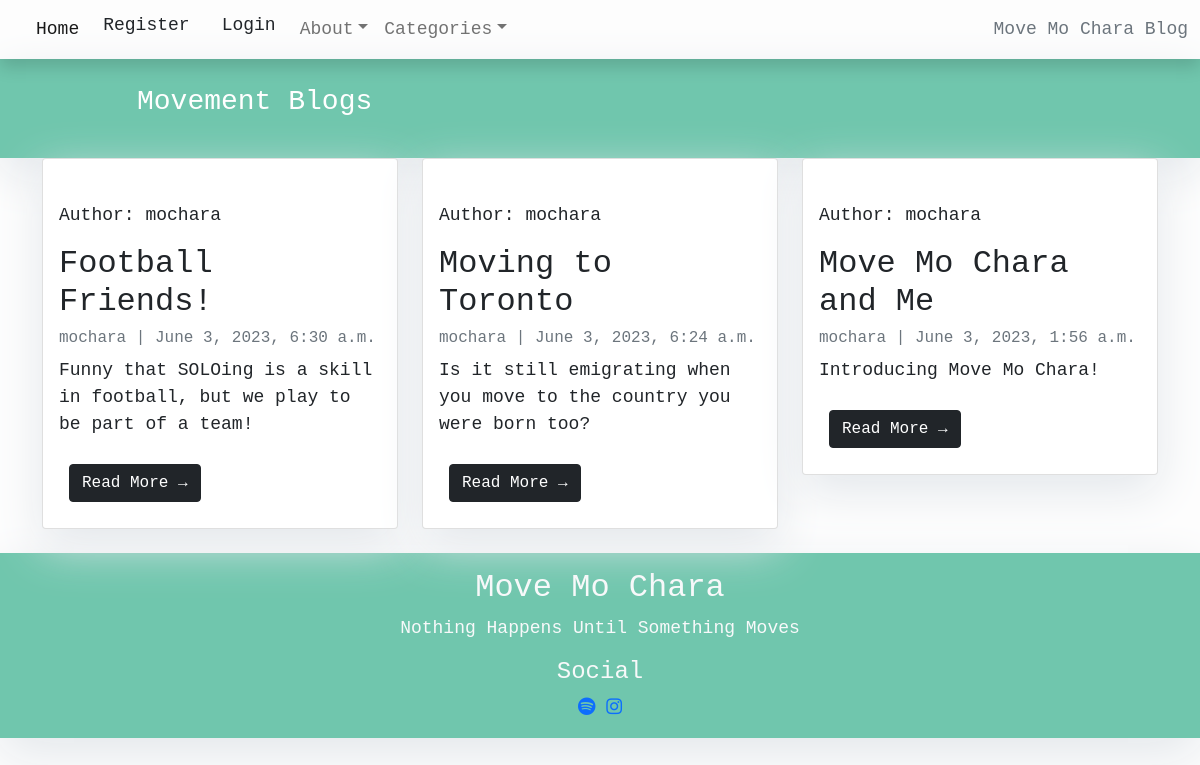
/category/movement, run on the app's committed database.
### blog/models.py (models this page shows, shortened)
class Category(models.Model):
    name = models.CharField(max_length=200)

class Post(models.Model):
    title = models.CharField(max_length=200, unique=True)
    slug = models.SlugField(max_length=200, unique=True)
    author = models.ForeignKey(
        User, on_delete=models.CASCADE, related_name="blog_posts"
    )
    category = models.ForeignKey(Category, on_delete=models.PROTECT, default=1)
    featured_image = CloudinaryField('image', default='placeholder')
    excerpt = models.TextField(blank=True)
    updated_on = models.DateTimeField(auto_now=True)
    content = models.TextField()
    created_on = models.DateTimeField(auto_now_add=True)
    status = models.IntegerField(choices=STATUS, default=0)
    likes = models.ManyToManyField(
        User, related_name='blogpost_like', blank=True)
    class Meta:
        ordering = ["-created_on"]

### blog/views.py (the view)
# urls.py: path('category/<category>', views.CatListView.as_view(), name='cats'),
class CatListView(generic.ListView):
    template_name = 'category.html'
    context_object_name = 'catlist'
    def get_queryset(self):
        content = {'cat': self.kwargs['category'],
                   'posts': Post.objects.filter(category__name=self.kwargs
                   ['category'
                   ]).filter(status=1)}
        return content

### blog/views.py (called while the page is built)
def category_list(request):
    category_list = Category.objects.exclude(name='default')
    context = {'category_list': category_list}
    return context

### templates/category.html (shortened to what this page needs)
{% extends "base.html" %}
{% block content %}
<header class="masthead">
    <div class="container">
        <div class="row">
            <div class=" col-md-8 col-md-10 mx-auto">
                <div class="site-heading">
                    <h3 class=" site-heading my-4 mt-3 text-white">{{ catlist.cat|title }} Blogs</h3>
                </div>
            </div>
        </div>
    </div>
</header>
<div class="container">
    <div class="row">
        <div class="col-md-12 float-left">
            <div class="row">
                {% for post in catlist.posts %}
                <div class="col-md-4">
                <div class="card mb-4">
                    <div class="card-body">
                        <div class="image-container">
                            <div class="image-flash">
                                <p class="author">Author: {{ post.author }}</p>
                            </div>
                        </div>
                        <h2 class="card-title"> {{ post.title }}</h2>
                        <p class="card-text text-muted h6"> {{ post.author }} | {{ post.created_on}} </p>
                        <p class="card-text">{{ post.excerpt }}</p>
                        <a href="{% url 'post_detail' post.slug  %}" class="btn btn-dark">Read More &rarr;</a>
                    </div>
                </div>
                </div>
                {% if forloop.counter|divisibleby:3 %}
            </div>
                {% endif %}
                {% endfor %}
        </div>
    </div>
</div>
{% endblock %}

### templates/base.html (style rules this page uses)
body { font-family: "Roberto", lato; font-size: 17px; background-color: #fdfdfd; }
.masthead { background: #70c6ad; height: auto; padding-bottom: 15px; box-shadow: 0 16px 48px #E3E7EB; padding-top: 10px; }
.btn { margin: 10px; }

### templates/category.html (style rules this page uses)
body { font-family: "Lucida Console", monospace; font-size: 18px; background-color: #fdfdfd; }
.card { box-shadow: 0 16px 48px #E3E7EB; }

### data on the page
Category: cat "Movement"
Post: author "mochara", title "Football Friends!", created_on "June 3, 2023, 6:30 a.m.", excerpt "Funny that SOLOing is a skill in football, but we play to be part of a team!"
Post: author "mochara", title "Moving to Toronto", created_on "June 3, 2023, 6:24 a.m.", excerpt "Is it still emigrating when you move to the country you were born too?"
Post: author "mochara", title "Move Mo Chara and Me", created_on "June 3, 2023, 1:56 a.m.", excerpt "Introducing Move Mo Chara!"
